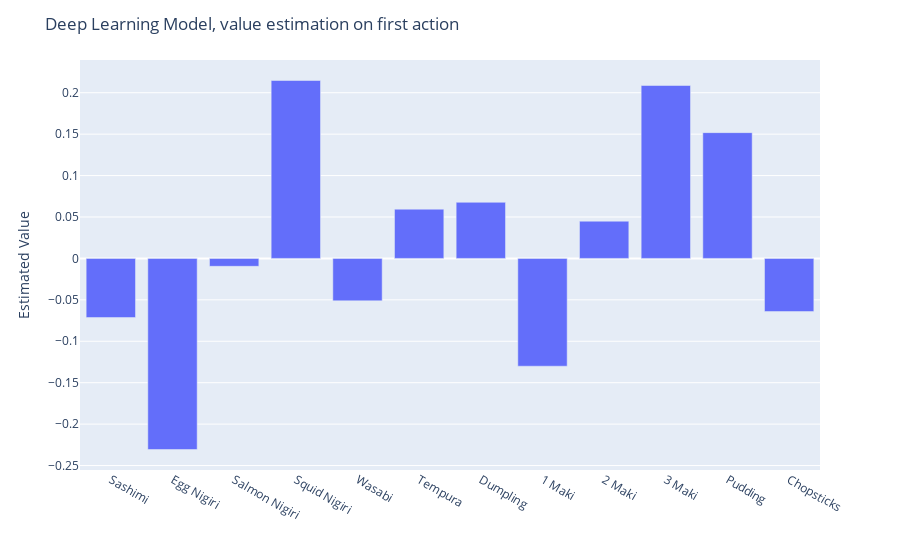

The notebook cell saved with this chart:
### Code cell
starting_input = [0] * len(CARD_ON_BOARD) + [1] * len(CARDS) + [0] * (3 * len(CARD_ON_BOARD)) + [0] * (3 * len(CARDS))
output = p4.model(torch.FloatTensor(starting_input))
fig = px.bar(y=output.detach().numpy(), x=list(CARDS.values()))
fig.update_layout(
    title='Deep Learning Model, value estimation on first action',
    xaxis_title=' ',
    yaxis_title='Estimated Value',
)
fig.show()

### Figure 1 — Plotly figure (JSON) as saved in the notebook; plotly's stock layout.template omitted (floating-point values rounded to 4 significant figures)
{"data": [{"alignmentgroup": "True", "hovertemplate": "x=%{x}<br>y=%{y}<extra></extra>", "legendgroup": "", "marker": {"color": "#636efa"}, "name": "", "offsetgroup": "", "orientation": "v", "showlegend": false, "textposition": "auto", "type": "bar", "x": ["Sashimi", "Egg Nigiri", "Salmon Nigiri", "Squid Nigiri", "Wasabi", "Tempura", "Dumpling", "1 Maki", "2 Maki", "3 Maki", "Pudding", "Chopsticks"], "xaxis": "x", "y": [-0.07138, -0.2306, -0.009514, 0.2148, -0.05121, 0.05944, 0.06773, -0.1301, 0.04493, 0.2087, 0.1518, -0.06415], "yaxis": "y"}], "layout": {"barmode": "relative", "legend": {"tracegroupgap": 0}, "margin": {"t": 60}, "title": {"text": "Deep Learning Model, value estimation on first action"}, "xaxis": {"anchor": "y", "domain": [0, 1], "title": {"text": " "}}, "yaxis": {"anchor": "x", "domain": [0, 1], "title": {"text": "Estimated Value"}}}}
